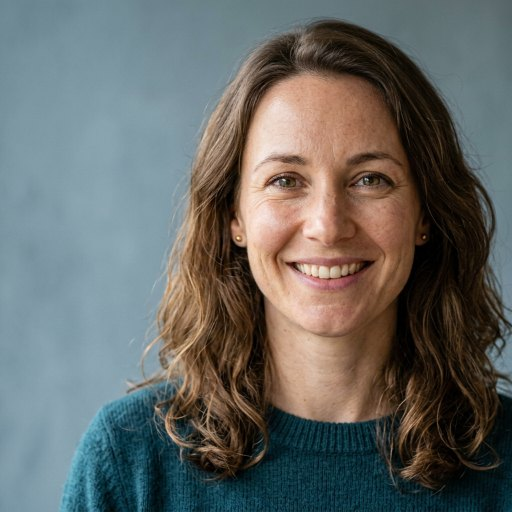
#> input picture apps/web/e2e/fixtures/subject-portrait.jpg, 512 x 512 px
$ python -i forensics.py   (imports and definitions only)
#> lines starting #> are read from the running program, lines starting #| are printed output that depends on the picture
from __future__ import annotations

import json
import logging
import subprocess
from typing import Any

import cv2
import numpy as np

logger = logging.getLogger(__name__)


def _round(value: float, digits: int = 3) -> float:
    return round(float(value), digits)


def _histogram(image: np.ndarray) -> np.ndarray:
    hsv = cv2.cvtColor(image, cv2.COLOR_BGR2HSV)
    histogram = cv2.calcHist([hsv], [0, 1], None, [18, 8], [0, 180, 0, 256])
    return cv2.normalize(histogram, histogram).flatten()


def _frame_features(path: str) -> dict[str, Any] | None:
    image = cv2.imread(path)
#> image is the input picture: shape (512, 512, 3); mean B, G, R 101.5, 104.1, 101.1
    if image is None or not isinstance(image, np.ndarray) or image.ndim != 3:
        return None
    small = cv2.resize(image, (160, 90), interpolation=cv2.INTER_AREA)
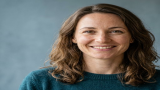
#> small: shape (90, 160, 3); mean B, G, R 101.5, 104.1, 101.1
    gray = cv2.cvtColor(small, cv2.COLOR_BGR2GRAY)
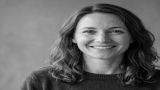
#> gray: shape (90, 160); min 0, max 236, mean 102.9
    hsv = cv2.cvtColor(small, cv2.COLOR_BGR2HSV)
#> hsv: shape (90, 160, 3); mean H, S, V 59.2, 102.9, 120.8
    return {
        "histogram": _histogram(small),
        "gray": gray,
        "brightness": float(np.mean(gray) / 255.0),
        "contrast": float(np.std(gray) / 128.0),
        "saturation": float(np.mean(hsv[:, :, 1]) / 255.0),
        "warmth": float(np.mean(small[:, :, 2]) - np.mean(small[:, :, 0])) / 255.0,
        "edgeDensity": float(np.count_nonzero(cv2.Canny(gray, 80, 160)) / gray.size),
    }


# [198 lines left out: functions _metadata, _parse_ratio, _integer, analyze_sampled_sequence, _describe_color_treatment, not called in this run]

>>> result = _frame_features('../../../../apps/web/e2e/fixtures/subject-portrait.jpg')
#> result = 7 items
